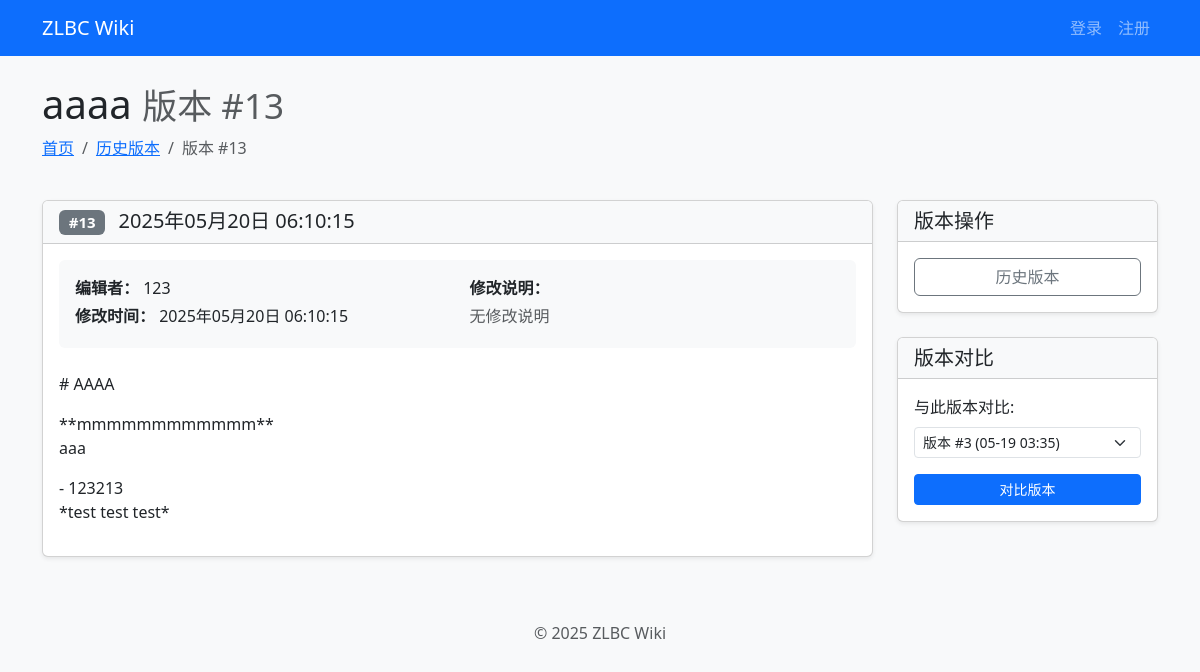
Screenshot of /wiki/3/revision/13/ with the database file from the repository.
### wiki/models.py (models this page shows, shortened)
class Wiki(models.Model):
    id = models.AutoField(primary_key=True)
    title = models.CharField(max_length=200)
    slug = models.SlugField(max_length=200, unique=True, help_text="URL友好的标识符")
    content = models.TextField()
    category = models.ForeignKey(
        WikiCategory,
        on_delete=models.SET_NULL,
        null=True,
        blank=True,
        related_name="wikis",
    )
    tags = models.ManyToManyField(WikiTag, blank=True, related_name="wikis")
    creator = models.ForeignKey(
        settings.AUTH_USER_MODEL,
        on_delete=models.SET_NULL,
        null=True,
        related_name="created_wikis",
    )
    created_at = models.DateTimeField(auto_now_add=True)
    updated_at = models.DateTimeField(auto_now=True)
    def get_content_at_revision(self, revision_id):
        revisions = self.revisions.filter(id__lte=revision_id).order_by("created_at")  # type: ignore
        content = self.content
        dmp = diff_match_patch()
        for rev in revisions:
            patches = dmp.patch_fromText(rev.patch)
            content, _ = dmp.patch_apply(patches, content)
        return content
    class Meta:
        ordering = ["-updated_at"]

class WikiRevision(models.Model):
    id = models.AutoField(primary_key=True)
    wiki = models.ForeignKey(Wiki, on_delete=models.CASCADE, related_name="revisions")
    user = models.ForeignKey(
        settings.AUTH_USER_MODEL,
        on_delete=models.SET_NULL,
        null=True,
        blank=True,
        related_name="wiki_revisions",
    )
    patch = models.TextField()  # 存储文本差异的补丁
    description = models.TextField(blank=True)  # 修改说明
    created_at = models.DateTimeField(auto_now_add=True)

### wiki/views.py (the view)
def view_wiki_revision(request, wiki_id, revision_id):
    wiki = get_object_or_404(Wiki, id=wiki_id)
    revision = get_object_or_404(wiki.revisions, id=revision_id)  # type: ignore
    content = wiki.get_content_at_revision(revision_id)
    return render(
        request,
        "wiki/revision.html",
        {"wiki": wiki, "revision": revision, "content": content},
    )

### templates/wiki/revision.html (shortened to what this page needs)
{% extends "base.html" %}
{% load django_bootstrap5 %}
{% block content %}
<div class="container">
    <div class="row mb-4">
        <div class="col">
            <h1 class="display-6">{{ wiki.title }} <small class="text-muted">版本 #{{ revision.id }}</small></h1>
            <nav aria-label="breadcrumb">
                <ol class="breadcrumb">
                    <li class="breadcrumb-item"><a href="{% url 'index' %}">首页</a></li>
                    <li class="breadcrumb-item"><a href="{% url 'wiki_history' wiki_id=wiki.id %}">历史版本</a></li>
                    <li class="breadcrumb-item active">版本 #{{ revision.id }}</li>
                </ol>
            </nav>
        </div>
    </div>
    <div class="row">
        <div class="col-md-9">
            <div class="card shadow-sm">
                <div class="card-header bg-light d-flex justify-content-between align-items-center">
                    <h5 class="mb-0">
                        <span class="badge bg-secondary me-2">#{{ revision.id }}</span>
                        {{ revision.created_at|date:"Y年m月d日 H:i:s" }}
                    </h5>
                </div>
                <div class="card-body">
                    <div class="mb-4 p-3 bg-light rounded">
                        <div class="row">
                            <div class="col-md-6">
                                <p class="mb-1"><strong>编辑者：</strong>
                                    {% if revision.user %}
                                    {{ revision.user.username }}
                                    {% else %}
                                    <span class="text-muted">未知用户</span>
                                    {% endif %}
                                </p>
                                <p class="mb-1"><strong>修改时间：</strong> {{ revision.created_at|date:"Y年m月d日 H:i:s" }}</p>
                            </div>
                            <div class="col-md-6">
                                <p class="mb-1"><strong>修改说明：</strong></p>
                                <p class="mb-0">
                                    {% if revision.description %}
                                    {{ revision.description }}
                                    {% else %}
                                    <span class="text-muted">无修改说明</span>
                                    {% endif %}
                                </p>
                            </div>
                        </div>
                    </div>
                    <div class="markdown-body">
                        <div id="markdown-content">{{ content|linebreaks }}</div>
                    </div>
                </div>
            </div>
        </div>
        <div class="col-md-3">
            <div class="card shadow-sm mb-4">
                <div class="card-header bg-light">
                    <h5 class="card-title mb-0">版本操作</h5>
                </div>
                <div class="card-body">
                    <div class="d-grid gap-2">
                        <a href="{% url 'wiki_history' wiki_id=wiki.id %}" class="btn btn-outline-secondary">
                             历史版本
                        </a>
                    </div>
                </div>
            </div>
            <div class="card shadow-sm">
                <div class="card-header bg-light">
                    <h5 class="card-title mb-0">版本对比</h5>
                </div>
                <div class="card-body">
                    <form action="{% url 'wiki_compare' wiki_id=wiki.id %}" method="get">
                        <div class="mb-3">
                            <label for="to_revision" class="form-label">与此版本对比:</label>
                            <select name="to_revision" id="to_revision" class="form-select form-select-sm">
                                {% for rev in wiki.revisions.all %}
                                {% if rev.id != revision.id %}
                                <option value="{{ rev.id }}" {% if rev.id > revision.id and forloop.first %}selected{% endif %}>
                                    版本 #{{ rev.id }} ({{ rev.created_at|date:"m-d H:i" }})
                                </option>
                                {% endif %}
                                {% endfor %}
                            </select>
                        </div>
                        <button type="submit" class="btn btn-primary btn-sm w-100">对比版本</button>
                    </form>
                </div>
            </div>
        </div>
    </div>
</div>
{% endblock %}

### templates/base.html (style rules this page uses)
body { background-color: #f8f9fa; }

### rows the page displays
Wiki: title "aaaa"
WikiRevision: id "13", created_at "2025年05月20日 06:10:15", user.username "123"

### other values shown
{{ content|linebreaks }} "# AAAA **mmmmmmmmmmmm** aaa - 123213 *test test test*"
